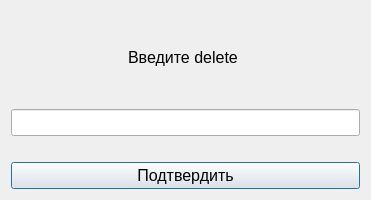
<?xml version="1.0" encoding="UTF-8"?>
<ui version="4.0">
 <class>DeleteDatabaseMessagebox</class>
 <widget class="QDialog" name="DeleteDatabaseMessagebox">
  <property name="geometry">
   <rect>
    <x>0</x>
    <y>0</y>
    <width>371</width>
    <height>200</height>
   </rect>
  </property>
  <property name="sizePolicy">
   <sizepolicy hsizetype="Fixed" vsizetype="Fixed">
    <horstretch>0</horstretch>
    <verstretch>0</verstretch>
   </sizepolicy>
  </property>
  <property name="minimumSize">
   <size>
    <width>300</width>
    <height>200</height>
   </size>
  </property>
  <property name="windowTitle">
   <string>Dialog</string>
  </property>
  <property name="modal">
   <bool>true</bool>
  </property>
  <layout class="QVBoxLayout" name="verticalLayout">
   <item alignment="Qt::AlignHCenter">
    <widget class="QLabel" name="messagebox_delete_database_label">
     <property name="font">
      <font>
       <pointsize>12</pointsize>
      </font>
     </property>
     <property name="text">
      <string>Введите delete </string>
     </property>
    </widget>
   </item>
   <item>
    <widget class="QLineEdit" name="messagebox_delete_database_edit">
     <property name="font">
      <font>
       <pointsize>12</pointsize>
      </font>
     </property>
    </widget>
   </item>
   <item>
    <layout class="QHBoxLayout" name="horizontalLayout">
     <property name="topMargin">
      <number>20</number>
     </property>
     <item>
      <widget class="QPushButton" name="messagebox_delete_database_confirm">
       <property name="enabled">
        <bool>true</bool>
       </property>
       <property name="font">
        <font>
         <pointsize>12</pointsize>
        </font>
       </property>
       <property name="text">
        <string>Подтвердить</string>
       </property>
      </widget>
     </item>
    </layout>
   </item>
  </layout>
 </widget>
 <resources/>
 <connections/>
</ui>
